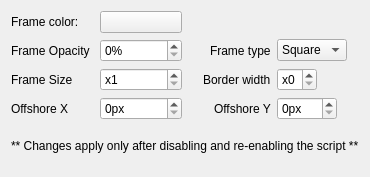
<?xml version="1.0" encoding="UTF-8"?>
<ui version="4.0">
 <class>MouseFrameConfig</class>
 <widget class="QWidget" name="MouseFrameConfig">
  <property name="geometry">
   <rect>
    <x>0</x>
    <y>0</y>
    <width>355</width>
    <height>177</height>
   </rect>
  </property>
  <layout class="QGridLayout" name="formLayout">
   <item row="0" column="0">
    <widget class="QLabel" name="label">
     <property name="text">
      <string>Frame color:</string>
     </property>
    </widget>
   </item>
   <item row="0" column="1">
    <widget class="KColorButton" name="kcfg_BackgroundColor">
     <property name="color">
      <color></color>
     </property>
    </widget>
   </item>
   <item row="1" column="0">
      <widget class="QLabel" name="label_2">
       <property name="text">
        <string>Frame Opacity</string>
       </property>
      </widget>
     </item>
   <item row="1" column="1">
      <widget class="QSpinBox" name="kcfg_FrameOpacity">
       <property name="suffix">
        <string>%</string>
       </property>
       <property name="minimum">
        <number>0</number>
       </property>
       <property name="maximum">
        <number>50</number>
       </property>
      </widget>
     </item>
   <item row="1" column="2" alignment="Qt::AlignRight">
      <widget class="QLabel" name="label_2">
       <property name="text">
        <string>Frame type</string>
       </property>
      </widget>
     </item>
   <item row="1" column="3" alignment="Qt::AlignLeft">
    <widget class="QComboBox" name="kcfg_FrameType">
     <property name="sizePolicy">
      <sizepolicy hsizetype="MinimumExpanding" vsizetype="Fixed">
       <horstretch>0</horstretch>
       <verstretch>0</verstretch>
      </sizepolicy>
     </property>
     <property name="currentIndex">
      <number>1</number>
     </property>
     <item>
      <property name="text">
       <string>Circle</string>
      </property>
    </item>
    <item>
      <property name="text">
       <string>Square</string>
      </property>
     </item>
      </widget>
     </item>

   <item row="2" column="0">
      <widget class="QLabel" name="label">
       <property name="text">
        <string>Frame Size</string>
       </property>
      </widget>
     </item>
   <item row="2" column="1">
      <widget class="QSpinBox" name="kcfg_FrameSize">
       <property name="prefix">
        <string>x</string>
       </property>
       <property name="minimum">
        <number>1</number>
       </property>
       <property name="maximum">
        <number>5</number>
       </property>
      </widget>
     </item>
   <item row="2" column="2" alignment="Qt::AlignRight">
      <widget class="QLabel" name="label">
       <property name="text">
        <string>Border width</string>
       </property>
      </widget>
     </item>
   <item row="2" column="3" alignment="Qt::AlignLeft">
      <widget class="QSpinBox" name="kcfg_BorderWidth">
       <property name="prefix">
        <string>x</string>
       </property>
       <property name="minimum">
        <number>0</number>
       </property>
       <property name="maximum">
        <number>5</number>
       </property>
      </widget>
     </item>

   <item row="3" column="0">
      <widget class="QLabel" name="label">
       <property name="text">
        <string>Offshore X</string>
       </property>
      </widget>
     </item>
   <item row="3" column="1">
      <widget class="QSpinBox" name="kcfg_OffShoreX">
       <property name="suffix">
        <string>px</string>
       </property>
       <property name="minimum">
        <number>0</number>
       </property>
       <property name="maximum">
        <number>128</number>
       </property>
      </widget>
     </item>
   <item row="3" column="2" alignment="Qt::AlignRight">
      <widget class="QLabel" name="label">
       <property name="text">
        <string>Offshore Y</string>
       </property>
      </widget>
     </item>
   <item row="3" column="3" alignment="Qt::AlignLeft">
      <widget class="QSpinBox" name="kcfg_OffShoreY">
       <property name="suffix">
        <string>px</string>
       </property>
       <property name="minimum">
        <number>0</number>
       </property>
       <property name="maximum">
        <number>128</number>
       </property>
      </widget>
     </item>
	<item row="4" column="0" colspan="4" alignment="Qt::AlignCenter">
      <widget class="QLabel" name="label" >
        <property name="text">
         <string>** Changes apply only after disabling and re-enabling the script **</string>
  		</property>
  	  </widget>
    </item>

  </layout>
 </widget>
 <customwidgets>
  <customwidget>
   <class>KColorButton</class>
   <extends>QPushButton</extends>
   <header>kcolorbutton.h</header>
  </customwidget>
 </customwidgets>
 <resources/>
 <connections/>
</ui>
